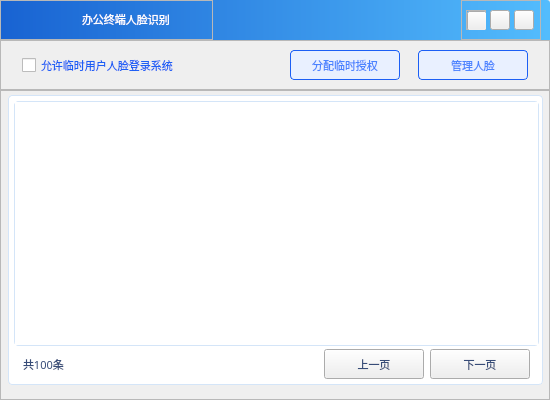
<?xml version="1.0" encoding="UTF-8"?>
<ui version="4.0">
 <class>tmpAuthManageWidget</class>
 <widget class="QWidget" name="tmpAuthManageWidget">
  <property name="geometry">
   <rect>
    <x>0</x>
    <y>0</y>
    <width>550</width>
    <height>400</height>
   </rect>
  </property>
  <property name="minimumSize">
   <size>
    <width>550</width>
    <height>400</height>
   </size>
  </property>
  <property name="maximumSize">
   <size>
    <width>550</width>
    <height>400</height>
   </size>
  </property>
  <property name="windowTitle">
   <string>Form</string>
  </property>
  <layout class="QVBoxLayout" name="verticalLayout">
   <property name="spacing">
    <number>0</number>
   </property>
   <property name="leftMargin">
    <number>0</number>
   </property>
   <property name="topMargin">
    <number>0</number>
   </property>
   <property name="rightMargin">
    <number>0</number>
   </property>
   <property name="bottomMargin">
    <number>0</number>
   </property>
   <item>
    <widget class="QWidget" name="widget" native="true">
     <property name="minimumSize">
      <size>
       <width>550</width>
       <height>400</height>
      </size>
     </property>
     <property name="maximumSize">
      <size>
       <width>550</width>
       <height>400</height>
      </size>
     </property>
     <property name="styleSheet">
      <string notr="true">QWidget#widget{
	border-image: url(:/images/images/passBg2.png);
}</string>
     </property>
     <layout class="QVBoxLayout" name="verticalLayout_4">
      <property name="spacing">
       <number>0</number>
      </property>
      <property name="leftMargin">
       <number>0</number>
      </property>
      <property name="topMargin">
       <number>0</number>
      </property>
      <property name="rightMargin">
       <number>0</number>
      </property>
      <property name="bottomMargin">
       <number>0</number>
      </property>
      <item>
       <widget class="QFrame" name="frame_title">
        <property name="minimumSize">
         <size>
          <width>550</width>
          <height>40</height>
         </size>
        </property>
        <property name="maximumSize">
         <size>
          <width>550</width>
          <height>40</height>
         </size>
        </property>
        <property name="styleSheet">
         <string notr="true">QFrame#frame_title
{
	border-top-left-radius:3px;
	border-top-right-radius:3px;
	background-color:qlineargradient(x1:0,y1:0,x2:1,y2:0,stop:0 rgba(0,83,207,0.9),stop:1 rgba(66,183,255,0.9));
}</string>
        </property>
        <property name="frameShape">
         <enum>QFrame::StyledPanel</enum>
        </property>
        <property name="frameShadow">
         <enum>QFrame::Raised</enum>
        </property>
        <layout class="QHBoxLayout" name="horizontalLayout_title">
         <property name="leftMargin">
          <number>0</number>
         </property>
         <property name="topMargin">
          <number>0</number>
         </property>
         <property name="bottomMargin">
          <number>0</number>
         </property>
         <item>
          <widget class="QFrame" name="frame_left">
           <property name="minimumSize">
            <size>
             <width>213</width>
             <height>40</height>
            </size>
           </property>
           <property name="maximumSize">
            <size>
             <width>213</width>
             <height>40</height>
            </size>
           </property>
           <property name="frameShape">
            <enum>QFrame::StyledPanel</enum>
           </property>
           <property name="frameShadow">
            <enum>QFrame::Raised</enum>
           </property>
           <layout class="QHBoxLayout" name="horizontalLayout_left">
            <property name="spacing">
             <number>3</number>
            </property>
            <property name="leftMargin">
             <number>3</number>
            </property>
            <property name="topMargin">
             <number>0</number>
            </property>
            <property name="rightMargin">
             <number>0</number>
            </property>
            <property name="bottomMargin">
             <number>0</number>
            </property>
            <item>
             <widget class="QLabel" name="label_logo">
              <property name="minimumSize">
               <size>
                <width>75</width>
                <height>25</height>
               </size>
              </property>
              <property name="maximumSize">
               <size>
                <width>75</width>
                <height>25</height>
               </size>
              </property>
              <property name="styleSheet">
               <string notr="true">border-image: url(:/images/images/logo1.png);</string>
              </property>
              <property name="text">
               <string/>
              </property>
             </widget>
            </item>
            <item>
             <widget class="QLabel" name="label_title">
              <property name="minimumSize">
               <size>
                <width>130</width>
                <height>25</height>
               </size>
              </property>
              <property name="maximumSize">
               <size>
                <width>130</width>
                <height>25</height>
               </size>
              </property>
              <property name="font">
               <font>
                <family>微软雅黑</family>
                <pointsize>8</pointsize>
                <weight>50</weight>
                <bold>false</bold>
               </font>
              </property>
              <property name="styleSheet">
               <string notr="true">color: rgb(255, 255, 255);</string>
              </property>
              <property name="text">
               <string>办公终端人脸识别</string>
              </property>
             </widget>
            </item>
           </layout>
          </widget>
         </item>
         <item>
          <spacer name="horizontalSpacer">
           <property name="orientation">
            <enum>Qt::Horizontal</enum>
           </property>
           <property name="sizeHint" stdset="0">
            <size>
             <width>58</width>
             <height>20</height>
            </size>
           </property>
          </spacer>
         </item>
         <item>
          <widget class="QFrame" name="frame_right">
           <property name="minimumSize">
            <size>
             <width>80</width>
             <height>40</height>
            </size>
           </property>
           <property name="maximumSize">
            <size>
             <width>80</width>
             <height>40</height>
            </size>
           </property>
           <property name="styleSheet">
            <string notr="true">border-image: url(:/images/images/topHang.png);</string>
           </property>
           <property name="frameShape">
            <enum>QFrame::StyledPanel</enum>
           </property>
           <property name="frameShadow">
            <enum>QFrame::Raised</enum>
           </property>
           <layout class="QHBoxLayout" name="horizontalLayout_right">
            <property name="spacing">
             <number>0</number>
            </property>
            <property name="leftMargin">
             <number>0</number>
            </property>
            <property name="topMargin">
             <number>0</number>
            </property>
            <property name="rightMargin">
             <number>0</number>
            </property>
            <property name="bottomMargin">
             <number>0</number>
            </property>
            <item>
             <widget class="QFrame" name="frame_return">
              <property name="minimumSize">
               <size>
                <width>20</width>
                <height>20</height>
               </size>
              </property>
              <property name="maximumSize">
               <size>
                <width>20</width>
                <height>20</height>
               </size>
              </property>
              <property name="frameShape">
               <enum>QFrame::StyledPanel</enum>
              </property>
              <property name="frameShadow">
               <enum>QFrame::Raised</enum>
              </property>
              <layout class="QHBoxLayout" name="horizontalLayout_4">
               <property name="spacing">
                <number>0</number>
               </property>
               <property name="leftMargin">
                <number>0</number>
               </property>
               <property name="topMargin">
                <number>0</number>
               </property>
               <property name="rightMargin">
                <number>0</number>
               </property>
               <property name="bottomMargin">
                <number>0</number>
               </property>
               <item>
                <widget class="QPushButton" name="btn_return">
                 <property name="minimumSize">
                  <size>
                   <width>20</width>
                   <height>20</height>
                  </size>
                 </property>
                 <property name="maximumSize">
                  <size>
                   <width>20</width>
                   <height>20</height>
                  </size>
                 </property>
                 <property name="styleSheet">
                  <string notr="true">QPushButton#btn_return
{
	border-image: url(:/images/images/return2.png);
}
QPushButton:hover{background-color:rgba(255,255,255,0.5);}
QPushButton:pressed{background-color:rgba(100,100,100,1);}</string>
                 </property>
                 <property name="text">
                  <string/>
                 </property>
                </widget>
               </item>
              </layout>
             </widget>
            </item>
            <item>
             <widget class="QPushButton" name="btn_min">
              <property name="minimumSize">
               <size>
                <width>20</width>
                <height>20</height>
               </size>
              </property>
              <property name="maximumSize">
               <size>
                <width>20</width>
                <height>20</height>
               </size>
              </property>
              <property name="styleSheet">
               <string notr="true">QPushButton#btn_min
{
	border-image: url(:/images/images/min.png);
}
QPushButton:hover{background-color:rgba(255,255,255,0.5);}
QPushButton:pressed{background-color:rgba(100,100,100,1);}</string>
              </property>
              <property name="text">
               <string/>
              </property>
             </widget>
            </item>
            <item>
             <widget class="QPushButton" name="btn_close">
              <property name="minimumSize">
               <size>
                <width>20</width>
                <height>20</height>
               </size>
              </property>
              <property name="maximumSize">
               <size>
                <width>20</width>
                <height>20</height>
               </size>
              </property>
              <property name="styleSheet">
               <string notr="true">QPushButton#btn_close
{
	border-image: url(:/images/images/close.png);
}
QPushButton:hover{background-color:rgba(255,255,255,0.5);}
QPushButton:pressed{background-color:rgba(100,100,100,1);}</string>
              </property>
              <property name="text">
               <string/>
              </property>
             </widget>
            </item>
           </layout>
          </widget>
         </item>
        </layout>
       </widget>
      </item>
      <item>
       <widget class="QFrame" name="frame">
        <property name="minimumSize">
         <size>
          <width>550</width>
          <height>50</height>
         </size>
        </property>
        <property name="maximumSize">
         <size>
          <width>550</width>
          <height>50</height>
         </size>
        </property>
        <property name="frameShape">
         <enum>QFrame::StyledPanel</enum>
        </property>
        <property name="frameShadow">
         <enum>QFrame::Raised</enum>
        </property>
        <layout class="QHBoxLayout" name="horizontalLayout">
         <property name="topMargin">
          <number>9</number>
         </property>
         <property name="bottomMargin">
          <number>9</number>
         </property>
         <item>
          <widget class="QCheckBox" name="checkBox">
           <property name="minimumSize">
            <size>
             <width>250</width>
             <height>30</height>
            </size>
           </property>
           <property name="maximumSize">
            <size>
             <width>250</width>
             <height>30</height>
            </size>
           </property>
           <property name="font">
            <font>
             <family>微软雅黑</family>
             <pointsize>8</pointsize>
            </font>
           </property>
           <property name="styleSheet">
            <string notr="true">color: rgb(28, 95, 245);</string>
           </property>
           <property name="text">
            <string>允许临时用户人脸登录系统</string>
           </property>
           <property name="checked">
            <bool>false</bool>
           </property>
          </widget>
         </item>
         <item>
          <widget class="QPushButton" name="pushButton">
           <property name="minimumSize">
            <size>
             <width>110</width>
             <height>30</height>
            </size>
           </property>
           <property name="maximumSize">
            <size>
             <width>110</width>
             <height>30</height>
            </size>
           </property>
           <property name="font">
            <font>
             <family>微软雅黑</family>
             <pointsize>8</pointsize>
            </font>
           </property>
           <property name="styleSheet">
            <string notr="true">QPushButton#pushButton{
	color: rgb(75, 131, 255);
	background-color: rgb(233, 240, 255);
	border: 1px solid rgb(28, 95, 245);
	border-radius: 4px;
}

QPushButton#pushButton:hover{
	color: rgb(255, 255, 255);
	background-color: rgb(28, 95, 245);
}

QPushButton#pushButton:pressed{
	color: rgb(255, 255, 255);
	background-color: rgb(28, 95, 245);
}</string>
           </property>
           <property name="text">
            <string>分配临时授权</string>
           </property>
          </widget>
         </item>
         <item>
          <widget class="QPushButton" name="pushButton_2">
           <property name="minimumSize">
            <size>
             <width>110</width>
             <height>30</height>
            </size>
           </property>
           <property name="maximumSize">
            <size>
             <width>110</width>
             <height>30</height>
            </size>
           </property>
           <property name="font">
            <font>
             <family>微软雅黑</family>
             <pointsize>8</pointsize>
            </font>
           </property>
           <property name="styleSheet">
            <string notr="true">QPushButton#pushButton_2{
	color: rgb(75, 131, 255);
	background-color: rgb(233, 240, 255);
	border: 1px solid rgb(28, 95, 245);
	border-radius: 4px;
}

QPushButton#pushButton_2:hover{
	color: rgb(255, 255, 255);
	background-color: rgb(28, 95, 245);
}

QPushButton#pushButton_2:pressed{
	color: rgb(255, 255, 255);
	background-color: rgb(28, 95, 245);
}</string>
           </property>
           <property name="text">
            <string>管理人脸</string>
           </property>
          </widget>
         </item>
        </layout>
       </widget>
      </item>
      <item>
       <widget class="QFrame" name="frame_3">
        <property name="minimumSize">
         <size>
          <width>550</width>
          <height>310</height>
         </size>
        </property>
        <property name="maximumSize">
         <size>
          <width>550</width>
          <height>310</height>
         </size>
        </property>
        <property name="frameShape">
         <enum>QFrame::StyledPanel</enum>
        </property>
        <property name="frameShadow">
         <enum>QFrame::Raised</enum>
        </property>
        <layout class="QVBoxLayout" name="verticalLayout_3">
         <property name="leftMargin">
          <number>7</number>
         </property>
         <property name="topMargin">
          <number>0</number>
         </property>
         <property name="rightMargin">
          <number>7</number>
         </property>
         <item>
          <widget class="QFrame" name="frame_2">
           <property name="minimumSize">
            <size>
             <width>535</width>
             <height>290</height>
            </size>
           </property>
           <property name="maximumSize">
            <size>
             <width>535</width>
             <height>290</height>
            </size>
           </property>
           <property name="styleSheet">
            <string notr="true">QFrame#frame_2{
	border: 1px solid rgba(212, 229, 248, 1);
	background-color: rgb(255, 255, 255);
    border-radius: 4px;
}</string>
           </property>
           <property name="frameShape">
            <enum>QFrame::StyledPanel</enum>
           </property>
           <property name="frameShadow">
            <enum>QFrame::Plain</enum>
           </property>
           <layout class="QVBoxLayout" name="verticalLayout_2">
            <property name="spacing">
             <number>5</number>
            </property>
            <property name="leftMargin">
             <number>5</number>
            </property>
            <property name="topMargin">
             <number>5</number>
            </property>
            <property name="rightMargin">
             <number>5</number>
            </property>
            <property name="bottomMargin">
             <number>5</number>
            </property>
            <item>
             <widget class="QTableWidget" name="tableWidget">
              <property name="minimumSize">
               <size>
                <width>525</width>
                <height>245</height>
               </size>
              </property>
              <property name="maximumSize">
               <size>
                <width>525</width>
                <height>245</height>
               </size>
              </property>
              <property name="font">
               <font>
                <family>微软雅黑</family>
                <pointsize>9</pointsize>
               </font>
              </property>
              <property name="styleSheet">
               <string notr="true">QTableWidget#tableWidget{
  border: 1px solid rgba(212, 229, 248, 1);
  color: rgb(55, 76, 120);
  border-radius: 4px;
}

QHeaderView::section {  
  background-color: rgba(224, 240, 255, 1);  
  color: rgba(55, 76, 120, 1);
  font-family: '微软雅黑';
  border:0px;
} 

QTableWidget::item {
  border:0px;
}

QTableWidget::item:nth-child(even) {
  background-color: rgba(224, 240, 255, 1);
}

QTableWidget::item:nth-child(odd) {
  background-color: white; 
}

QTableWidget::item:selected {
  background-color: rgba(55, 76, 120, 0.2);
}</string>
              </property>
             </widget>
            </item>
            <item>
             <widget class="QWidget" name="widget_3" native="true">
              <property name="minimumSize">
               <size>
                <width>525</width>
                <height>30</height>
               </size>
              </property>
              <property name="maximumSize">
               <size>
                <width>525</width>
                <height>30</height>
               </size>
              </property>
              <layout class="QHBoxLayout" name="horizontalLayout_2">
               <property name="topMargin">
                <number>0</number>
               </property>
               <property name="bottomMargin">
                <number>0</number>
               </property>
               <item>
                <widget class="QLabel" name="label">
                 <property name="minimumSize">
                  <size>
                   <width>130</width>
                   <height>30</height>
                  </size>
                 </property>
                 <property name="maximumSize">
                  <size>
                   <width>130</width>
                   <height>30</height>
                  </size>
                 </property>
                 <property name="font">
                  <font>
                   <family>微软雅黑</family>
                   <pointsize>8</pointsize>
                  </font>
                 </property>
                 <property name="styleSheet">
                  <string notr="true">color: rgb(55, 76, 120);</string>
                 </property>
                 <property name="text">
                  <string>共100条</string>
                 </property>
                </widget>
               </item>
               <item>
                <spacer name="horizontalSpacer_2">
                 <property name="orientation">
                  <enum>Qt::Horizontal</enum>
                 </property>
                 <property name="sizeHint" stdset="0">
                  <size>
                   <width>156</width>
                   <height>20</height>
                  </size>
                 </property>
                </spacer>
               </item>
               <item>
                <widget class="QPushButton" name="btn_pre">
                 <property name="minimumSize">
                  <size>
                   <width>100</width>
                   <height>30</height>
                  </size>
                 </property>
                 <property name="maximumSize">
                  <size>
                   <width>100</width>
                   <height>30</height>
                  </size>
                 </property>
                 <property name="font">
                  <font>
                   <family>微软雅黑</family>
                   <pointsize>8</pointsize>
                  </font>
                 </property>
                 <property name="styleSheet">
                  <string notr="true">color: rgb(55, 76, 120);</string>
                 </property>
                 <property name="text">
                  <string>上一页</string>
                 </property>
                </widget>
               </item>
               <item>
                <widget class="QPushButton" name="btn_next">
                 <property name="minimumSize">
                  <size>
                   <width>100</width>
                   <height>30</height>
                  </size>
                 </property>
                 <property name="maximumSize">
                  <size>
                   <width>100</width>
                   <height>30</height>
                  </size>
                 </property>
                 <property name="font">
                  <font>
                   <family>微软雅黑</family>
                   <pointsize>8</pointsize>
                  </font>
                 </property>
                 <property name="styleSheet">
                  <string notr="true">color: rgb(55, 76, 120);</string>
                 </property>
                 <property name="text">
                  <string>下一页</string>
                 </property>
                </widget>
               </item>
              </layout>
             </widget>
            </item>
           </layout>
          </widget>
         </item>
        </layout>
       </widget>
      </item>
     </layout>
    </widget>
   </item>
  </layout>
 </widget>
 <resources/>
 <connections/>
</ui>
